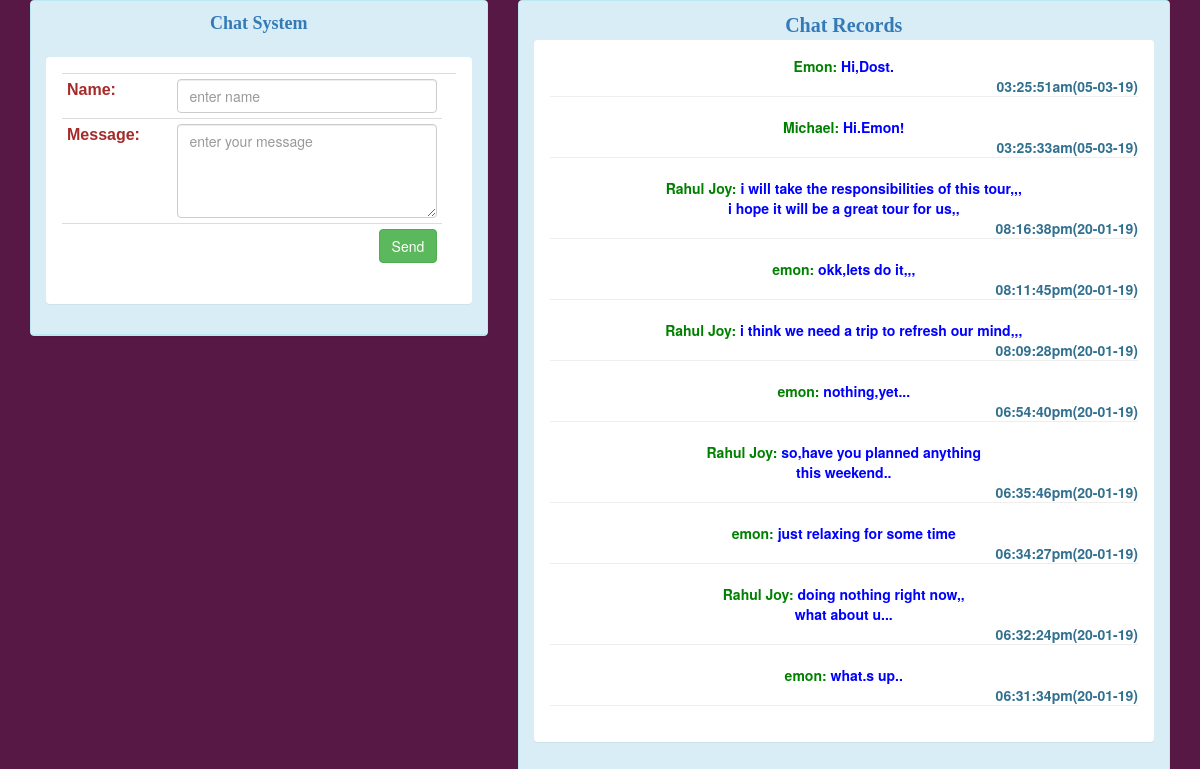
The page / on the database its author committed.
### tables this page shows
CREATE TABLE `chat_table` (
  `c_id` int(11) NOT NULL,
  `name` varchar(50) NOT NULL,
  `msg` varchar(500) NOT NULL,
  `date` varchar(255) NOT NULL,
  `c_key` varchar(255) NOT NULL COMMENT 'name+msg'
);

### functn.php (called while the page is built, shortened)
<?php
function get_all_chat()
{
    $var = array();
    $query = mysql_query("SELECT * FROM chat_table ORDER BY c_id DESC" );
    if($query){
        while($row = mysql_fetch_array($query)){
            $var[] = $row;
         }
    }
    return $var;
}
?>

### index.php (the view, shortened to what this page needs)
<?php
include './functn.php';
?>
<html>
    <head>
        <link rel="stylesheet" href="css/bootstrap.css"/>
    </head>
    <body onload="ajax();" class="" style="background-color: #581845" >
        <div class="container">
            <div class="row">
                <div class="col-md-5">
                    <div class="panel panel-info">
                        <div class="panel-heading panel-warning text-center">
                            <span class="text-primary" style="font-family: cursive;font-weight: bold;font-size: 18px;">Chat System</span>
                            <br>
                            <br>
                            <div class="panel panel-body">
                                   <form action="" method="post">
                                    <table class="table table-condensed">
                                        <tr>
                                            <td><b style="color: brown ;font-family:sans-serif;">Name:</b></td>
                                            <td><input class="form-control" type="text" name="u_name" placeholder="enter name" required=""/><td>
                                        </tr>
                                        <tr>
                                            <td><b style="color: brown ;font-family:sans-serif;">Message:</b></td>
                                            <td><textarea class="form-control" name="msg" rows="4"  placeholder="enter your message" required=""></textarea></td>
                                    </tr>
                                    <tr>
                                        <td colspan="2">
                                            <button class="btn btn-success pull-right" name="submit">Send</button>
                                        </td>
                                    </tr>
                                    </table>
                                </form>
                            </div>
                        </div>
                    </div>
                </div>
                 <div class="col-md-7">
                    <div class="panel panel-info">
                        <div class="panel-heading panel-warning text-center">
               <span class="text-primary" style="font-family: cursive;font-weight: bold;font-size: 20px;">Chat Records</span>
               <br>
                            <div class="panel panel-body">
                                <div id="chat">
                                 <?php
                                    $chats = get_all_chat();
                                    foreach ($chats as $all_chats) {
                                        ?>
                                    <span><b style="color:green;"><?php echo $all_chats['name'] . ':'; ?></b></span>
                                    <span class="text-center"><b style="color:blue;" ><?php echo $all_chats['msg']; ?></b></span><br>
                                        <span><b style="float:right;"><?php echo $all_chats['date']; ?></b></span>
                                        <?php
                                        echo '<hr>';
                                    }
                                 ?>
                                </div>
                            </div>
                        </div>
                    </div>
                </div>
            </div>
        </div>
    </body>
</html>

### rows shown on the page
chat_table: name "Emon", msg "Hi,Dost.", date "03:25:51am(05-03-19)"
chat_table: name "Michael", msg "Hi.Emon!", date "03:25:33am(05-03-19)"
chat_table: name "Rahul Joy", msg "i will take the responsibilities of this tour,,, i hope it will be a great tour for us,,", date "08:16:38pm(20-01-19)"
chat_table: name "emon", msg "okk,lets do it,,,", date "08:11:45pm(20-01-19)"
chat_table: name "Rahul Joy", msg "i think we need a trip to refresh our mind,,,", date "08:09:28pm(20-01-19)"
chat_table: name "emon", msg "nothing,yet...", date "06:54:40pm(20-01-19)"
chat_table: name "Rahul Joy", msg "so,have you planned anything this weekend..", date "06:35:46pm(20-01-19)"
chat_table: name "emon", msg "just relaxing for some time", date "06:34:27pm(20-01-19)"
chat_table: name "Rahul Joy", msg "doing nothing right now,, what about u...", date "06:32:24pm(20-01-19)"
chat_table: name "emon", msg "what.s up..", date "06:31:34pm(20-01-19)"
